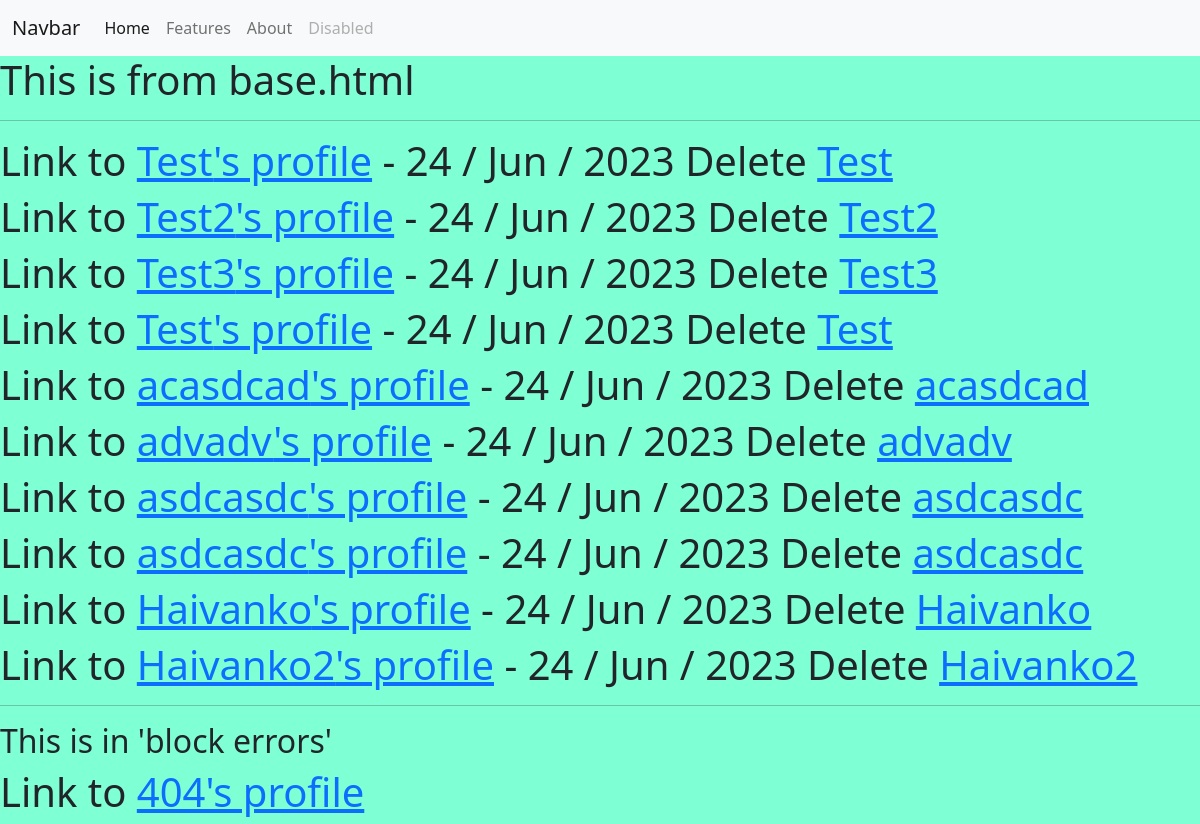
The page / on the database its author committed.
### departments_project/departments/models.py (models this page shows)
class Person(models.Model):
    first_name = models.CharField(max_length=50, verbose_name='First - Name',
                                  error_messages={'required': 'Custom error message'})
    last_name = models.CharField(max_length=50, validators=(MinLengthValidator(5, message='Custom message'),))
    age = models.IntegerField()
    city = models.CharField(max_length=50)
    pets = models.ManyToManyField(Pet)
    date_of_birth = models.DateField()
    test_field = models.CharField(max_length=50)
    '''
    Ако искаме да създадем динамично url по дадено поле от модела
    '''

### departments_project/departments/views.py (the view)
# urls.py: path('', views.index, name='index'),
def index(request):
    users = Person.objects.all()
    context = {
        'users': users,
        'date': timezone.now()
    }
    return render(request, 'index.html', context)

### templates/index.html (shortened to what this page needs)
{% extends 'base.html' %}
{% block content %}
    {% for user in users %}
        <h1>Link to <a href="{% url 'profile-data' name=user.first_name pk=user.pk %}">{{ user.first_name }}'s
            profile</a> - {{ date|date:'d / M / Y' }}
        Delete <a href="{% url 'delete' pk=user.pk %}"> {{ user.first_name }} </a>
        </h1>
    {% endfor %}
{% endblock %}
{% block errors %}
    <h1>Link to <a href="{% url 'profile-data' name='pesho' pk=1 %}">404's profile</a></h1>
{% endblock %}

### templates/base.html (shortened to what this page needs)
<!doctype html>
<html lang="en">
<head>
    {% include 'components/links.html' %}
</head>
<body>
    <nav>
        {% include 'components/navbar.html' %}
    </nav>
    <h1>This is from base.html</h1>
    <hr>
{% block content %}
{% endblock %}
    <hr>
    <h2>This is in 'block errors'</h2>
{% block errors %}
{% endblock %}
</body>
</html>

### templates/components/links.html (shortened to what this page needs)
{% load static %}
<link href="https://cdn.jsdelivr.net/npm/bootstrap@5.0.2/dist/css/bootstrap.min.css" rel="stylesheet"
>
<link rel="stylesheet" href="{% static 'css/styles.css' %}">

### templates/components/navbar.html (shortened to what this page needs)
<nav class="navbar navbar-expand-lg navbar-light bg-light">
    <div class="container-fluid">
        <a class="navbar-brand" href="#">Navbar</a>
        <div class="collapse navbar-collapse" id="navbarNav">
            <ul class="navbar-nav">
                <li class="nav-item">
                    <a class="nav-link active" aria-current="page" href="#">Home</a>
                </li>
                <li class="nav-item">
                    <a class="nav-link" href="#">Features</a>
                </li>
                <li class="nav-item">
                    <a class="nav-link" href="#">About</a>
                </li>
                <li class="nav-item">
                    <a class="nav-link disabled" href="#" tabindex="-1" aria-disabled="true">Disabled</a>
                </li>
            </ul>
        </div>
    </div>
</nav>

### staticfiles/css/styles.css (style rules this page uses)
body { background: aquamarine; }

### rows shown on the page
Person: first_name "Test", date "24 / Jun / 2023"
Person: first_name "Test2", date "24 / Jun / 2023"
Person: first_name "Test3", date "24 / Jun / 2023"
Person: first_name "Test", date "24 / Jun / 2023"
Person: first_name "acasdcad", date "24 / Jun / 2023"
Person: first_name "advadv", date "24 / Jun / 2023"
Person: first_name "asdcasdc", date "24 / Jun / 2023"
Person: first_name "asdcasdc", date "24 / Jun / 2023"
Person: first_name "Haivanko", date "24 / Jun / 2023"
Person: first_name "Haivanko2", date "24 / Jun / 2023"
